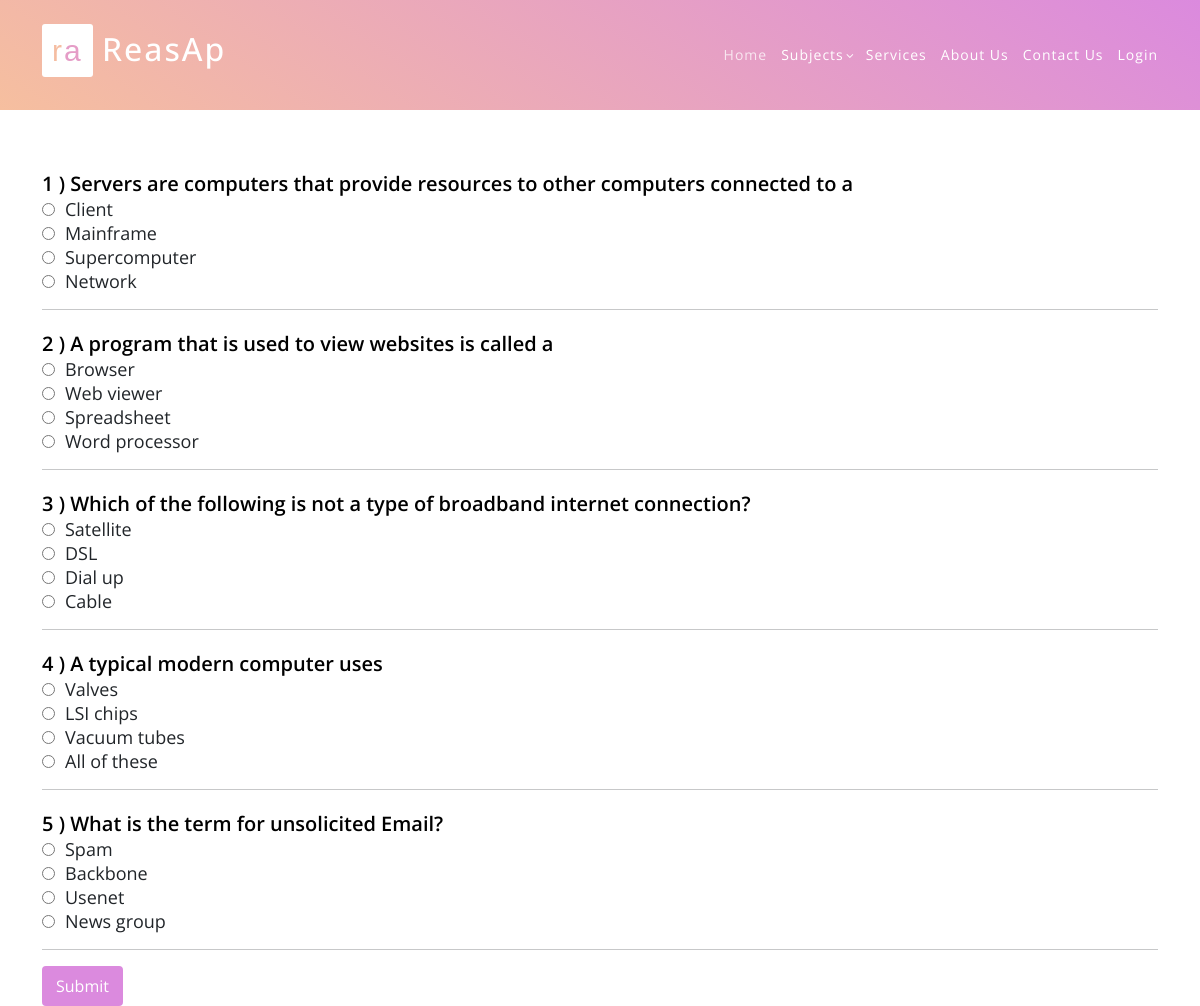
The page /internet/ on the database its author committed.
### technical/models.py (models this page shows)
class internet(models.Model):
    Ques = models.CharField(max_length=500,default="true")
    Op1 = models.CharField(max_length=100,default="true")
    Op2 = models.CharField(max_length=100,default="true")
    Op3 = models.CharField(max_length=100,default="true")
    Op4 = models.CharField(max_length=100,default="true")
    Corans = models.CharField(max_length=100,default="true")

### technical/views.py (the view)
# urls.py: path('internet/',internetwork, name="internetpage"),
def internetwork(request):
    data1 = internet.objects.all()
    return render(request,"internet.html",{"data1":data1})

### technical/templates/internet.html (shortened to what this page needs)
<html>
<head>
    <link rel="stylesheet" href="https://maxcdn.bootstrapcdn.com/bootstrap/4.5.0/css/bootstrap.min.css">
    {% include "header.html" %}
</head>
<body>
<div class="container">
    <div class='sec'>
        {% for i in  data1 %}
        <table class="ques_text">
            <tr>
                <td class="text">{{i.id}} ) {{i.Ques}} </td>
            </tr>
            <tr>
                <td class="op"><input type = "radio" class="rb" name = {{i.id}} id="Option1" value="{{i.Op31}}">{{i.Op1}}</td>
            </tr>
            <tr>
                <td class="op"><input type = "radio" class="rb" name = {{i.id}} id="Option2" value="{{i.Op32}}">{{i.Op2}}</td>
            </tr>
            <tr>
                <td class="op"><input type = "radio" class="rb" name = {{i.id}} id="Option3" value="{{i.Op33}}">{{i.Op3}}</td>
            </tr>
            <tr>
                <td class="op"><input type = "radio" class="rb" name = {{i.id}} id="Option4" value="{{i.Op34}}">{{i.Op4}}</td>
            </tr>
        </table>
        <hr>
        {% endfor %}
        <input type="submit" class="btn btn-success" value="Submit" id="b1" onclick="getanswers()">
        <br>
    </div>
</div>
</body>
</html>

### static/assets/css/templatemo-eduwell-style.css (style rules this page uses)
html, body, div, span, applet, object, iframe, h1, h2, h3, h4, h5, h6, p, blockquote, div pre, a, abbr, acronym, address, big, cite, code, del, dfn, em, font, img, ins, kbd, q, s, samp, small, strike, strong, sub, sup, tt, var, b, u, i, center, dl, dt, dd, ol, ul, li, figure, header, nav, section, article, aside, footer, figcaption { margin: 0; padding: 0; border: 0; outline: 0; }
* { box-sizing: border-box; }
html, body { font-family: 'Open Sans', sans-serif; font-weight: 400; background-color: #fff; font-size: 16px; -ms-text-size-adjust: 100%; -webkit-font-smoothing: antialiased; -moz-osx-font-smoothing: grayscale; }
html, body { background: #fff; font-family: 'Open Sans', sans-serif; }
body { overflow-x: hidden; }

### static/assets/css/reasoning.css (style rules this page uses)
* { margin:0px; padding:0px; }

### technical/templates/internet.html (style rules this page uses)
table.ques_text { position: relative; margin-top: 20px; }
.text { color: black!important; font-weight:600; font-size:20px; }
.op { font-size:18px; }
#Option1 { margin-right: 10px; }
#Option2 { margin-right: 10px; }
#Option3 { margin-right: 10px; }
#Option4 { margin-right: 10px; }
.btn-success { color:white; background-color: #db8ade; border-color: #db8ade; }
input#b1 { color: white; background-color: #db8ade; border: 2px solid #db8ade; box-shadow:#db8ade; }
.sec { padding-top: 150px; }

### rows shown on the page
internet: id "1", Ques "Servers are computers that provide resources to other computers connected to a", Op1 "Client", Op2 "Mainframe", Op3 "Supercomputer", Op4 "Network"
internet: id "2", Ques "A program that is used to view websites is called a", Op1 "Browser", Op2 "Web viewer", Op3 "Spreadsheet", Op4 "Word processor"
internet: id "3", Ques "Which of the following is not a type of broadband internet connection?", Op1 "Satellite", Op2 "DSL", Op3 "Dial up", Op4 "Cable"
internet: id "4", Ques "A typical modern computer uses", Op1 "Valves", Op2 "LSI chips", Op3 "Vacuum tubes", Op4 "All of these"
internet: id "5", Ques "What is the term for unsolicited Email?", Op1 "Spam", Op2 "Backbone", Op3 "Usenet", Op4 "News group"
